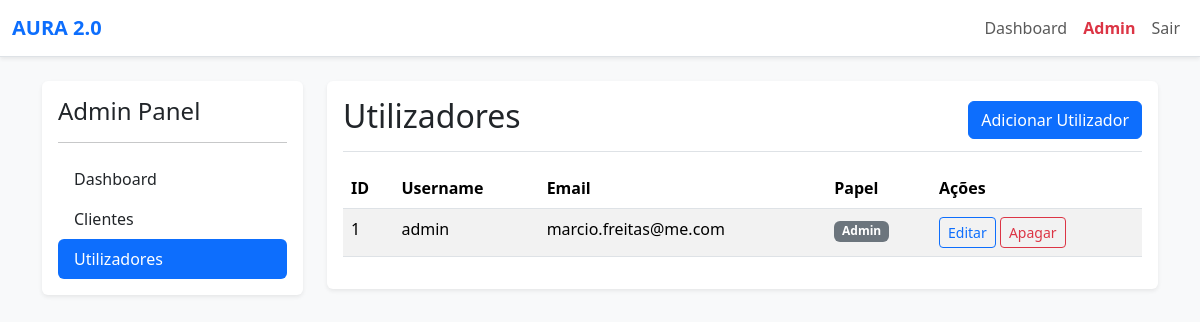
The app's page /admin/users (signed in) with its own data.
### app/models.py (models this page shows, shortened)
class User(UserMixin, db.Model):
    id = db.Column(db.Integer, primary_key=True)
    username = db.Column(db.String(64), index=True, unique=True, nullable=False)
    email = db.Column(db.String(120), index=True, unique=True, nullable=False)
    password_hash = db.Column(db.String(256))
    ROLES = ['Admin', 'Gestor', 'Colaborador', 'Cliente']
    role = db.Column(db.String(64), nullable=False, default='Cliente')
    clients = db.relationship(
        'Client', secondary=user_client_association,
        back_populates='users', lazy='dynamic')
    def is_role(self, role_name): return self.role == role_name

### app/admin/routes.py (the view)
@admin.route('/users')
@login_required
@admin_required
def list_users():
    users = User.query.order_by(User.username).all()
    return render_template('admin/users.html', title='Gerir Utilizadores', users=users)

### app/__init__.py (called while the page is built)
@login_manager.user_loader
def load_user(user_id):
    return models.User.query.get(int(user_id))

### app/utils.py (called while the page is built)
def admin_required(f):
    @wraps(f)
    def decorated_function(*args, **kwargs):
        if not current_user.is_authenticated or not current_user.is_role('Admin'):
            abort(403)
        return f(*args, **kwargs)
    return decorated_function

### app/templates/admin/users.html
{% extends "admin/base.html" %}
{% block admin_content %}
<div class="p-3 bg-white rounded shadow-sm">
    <div class="d-flex justify-content-between align-items-center border-bottom pb-2 mb-3">
        <h2>Utilizadores</h2>
        <a href="{{ url_for('admin.add_user') }}" class="btn btn-primary">Adicionar Utilizador</a>
    </div>
    <div class="table-responsive">
        <table class="table table-striped table-hover">
            <thead>
                <tr>
                    <th>ID</th>
                    <th>Username</th>
                    <th>Email</th>
                    <th>Papel</th>
                    <th>Ações</th>
                </tr>
            </thead>
            <tbody>
                {% for user in users %}
                <tr>
                    <td>{{ user.id }}</td>
                    <td>{{ user.username }}</td>
                    <td>{{ user.email }}</td>
                    <td><span class="badge bg-secondary">{{ user.role }}</span></td>
                    <td>
                        <a href="{{ url_for('admin.edit_user', id=user.id) }}" class="btn btn-sm btn-outline-primary">Editar</a>
                        <form action="{{ url_for('admin.delete_user', id=user.id) }}" method="POST" style="display:inline;" onsubmit="return confirm('Tem a certeza que deseja apagar este utilizador?');">
                            <input type="submit" value="Apagar" class="btn btn-sm btn-outline-danger">
                        </form>
                    </td>
                </tr>
                {% endfor %}
            </tbody>
        </table>
    </div>
</div>
{% endblock %}

### records on screen
User: id "1", username "admin", email "marcio.freitas@me.com", role "Admin"
